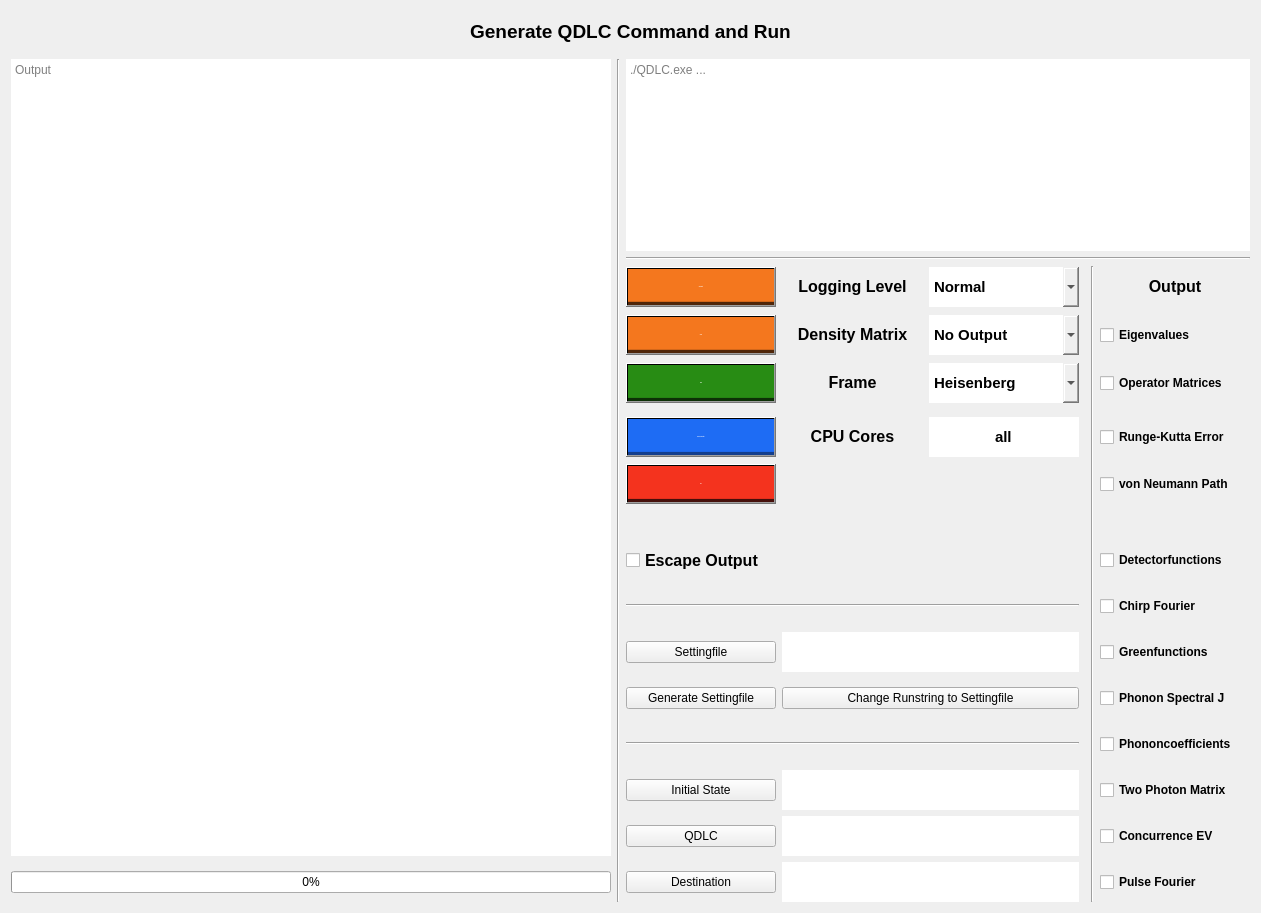
      <widget class="QWidget" name="tab_generate">
       <attribute name="title">
        <string>Generate and Run</string>
       </attribute>
       <layout class="QGridLayout" name="gridLayout_10">
        <item row="21" column="0">
         <widget class="QProgressBar" name="progressBar">
          <property name="value">
           <number>0</number>
          </property>
         </widget>
        </item>
        <item row="19" column="3" colspan="2">
         <widget class="QLineEdit" name="textinput_initial_state">
          <property name="minimumSize">
           <size>
            <width>140</width>
            <height>40</height>
           </size>
          </property>
          <property name="font">
           <font>
            <pointsize>11</pointsize>
            <bold>true</bold>
           </font>
          </property>
          <property name="styleSheet">
           <string notr="true">border-left-width: 0px; border-top-left-radius: 0px; border-bottom-left-radius: 0px;</string>
          </property>
          <property name="text">
           <string/>
          </property>
          <property name="frame">
           <bool>true</bool>
          </property>
          <property name="alignment">
           <set>Qt::AlignCenter</set>
          </property>
         </widget>
        </item>
        <item row="17" column="2">
         <widget class="QPushButton" name="button_generate_setting_file">
          <property name="text">
           <string>Generate Settingfile</string>
          </property>
         </widget>
        </item>
        <item row="0" column="0" colspan="8">
         <widget class="QLabel" name="label_58">
          <property name="minimumSize">
           <size>
            <width>142</width>
            <height>42</height>
           </size>
          </property>
          <property name="frameShape">
           <enum>QFrame::NoFrame</enum>
          </property>
          <property name="frameShadow">
           <enum>QFrame::Plain</enum>
          </property>
          <property name="text">
           <string>&lt;html&gt;&lt;head/&gt;&lt;body&gt;&lt;p align=&quot;center&quot;&gt;&lt;span style=&quot; font-size:14pt; font-weight:700;&quot;&gt;Generate QDLC Command and Run&lt;/span&gt;&lt;/p&gt;&lt;/body&gt;&lt;/html&gt;</string>
          </property>
         </widget>
        </item>
        <item row="3" column="4">
         <widget class="QComboBox" name="input_logginglevel">
          <property name="minimumSize">
           <size>
            <width>150</width>
            <height>40</height>
           </size>
          </property>
          <property name="font">
           <font>
            <pointsize>11</pointsize>
            <bold>true</bold>
           </font>
          </property>
          <property name="focusPolicy">
           <enum>Qt::WheelFocus</enum>
          </property>
          <property name="styleSheet">
           <string notr="true">border-left-width: 0px; border-top-left-radius: 0px; border-bottom-left-radius: 0px;</string>
          </property>
          <item>
           <property name="text">
            <string>Normal</string>
           </property>
          </item>
          <item>
           <property name="text">
            <string>Additional</string>
           </property>
          </item>
          <item>
           <property name="text">
            <string>Verbose</string>
           </property>
          </item>
         </widget>
        </item>
        <item row="19" column="7">
         <widget class="QCheckBox" name="input_add_output_tpm">
          <property name="minimumSize">
           <size>
            <width>150</width>
            <height>40</height>
           </size>
          </property>
          <property name="font">
           <font>
            <bold>true</bold>
           </font>
          </property>
          <property name="statusTip">
           <string/>
          </property>
          <property name="text">
           <string>Two Photon Matrix</string>
          </property>
          <property name="checked">
           <bool>false</bool>
          </property>
         </widget>
        </item>
        <item row="18" column="2" colspan="3">
         <widget class="Line" name="line_17">
          <property name="orientation">
           <enum>Qt::Horizontal</enum>
          </property>
         </widget>
        </item>
        <item row="17" column="3" colspan="2">
         <widget class="QPushButton" name="button_change_rungstring_to_settingfile">
          <property name="text">
           <string>Change Runstring to Settingfile</string>
          </property>
         </widget>
        </item>
        <item row="21" column="3" colspan="2">
         <widget class="QLineEdit" name="textinput_file_destination">
          <property name="minimumSize">
           <size>
            <width>140</width>
            <height>40</height>
           </size>
          </property>
          <property name="font">
           <font>
            <pointsize>11</pointsize>
            <bold>true</bold>
           </font>
          </property>
          <property name="styleSheet">
           <string notr="true">border-left-width: 0px; border-top-left-radius: 0px; border-bottom-left-radius: 0px;</string>
          </property>
          <property name="text">
           <string/>
          </property>
          <property name="frame">
           <bool>true</bool>
          </property>
          <property name="alignment">
           <set>Qt::AlignRight|Qt::AlignTrailing|Qt::AlignVCenter</set>
          </property>
         </widget>
        </item>
        <item row="1" column="0" rowspan="20">
         <widget class="QTextBrowser" name="text_output_program_main">
          <property name="minimumSize">
           <size>
            <width>600</width>
            <height>0</height>
           </size>
          </property>
          <property name="frameShape">
           <enum>QFrame::NoFrame</enum>
          </property>
          <property name="lineWrapMode">
           <enum>QTextEdit::NoWrap</enum>
          </property>
          <property name="placeholderText">
           <string>Output</string>
          </property>
         </widget>
        </item>
        <item row="3" column="3">
         <widget class="QLabel" name="label_62">
          <property name="minimumSize">
           <size>
            <width>141</width>
            <height>42</height>
           </size>
          </property>
          <property name="styleSheet">
           <string notr="true">border-top-right-radius: 0px; border-bottom-right-radius: 0px; border-right-width: 0px</string>
          </property>
          <property name="text">
           <string>&lt;html&gt;&lt;head/&gt;&lt;body&gt;&lt;p align=&quot;center&quot;&gt;&lt;span style=&quot; font-size:12pt; font-weight:700;&quot;&gt;Logging Level&lt;/span&gt;&lt;/p&gt;&lt;/body&gt;&lt;/html&gt;</string>
          </property>
         </widget>
        </item>
        <item row="2" column="2" colspan="6">
         <widget class="Line" name="line_10">
          <property name="orientation">
           <enum>Qt::Horizontal</enum>
          </property>
         </widget>
        </item>
        <item row="15" column="2" colspan="3">
         <widget class="Line" name="line_16">
          <property name="orientation">
           <enum>Qt::Horizontal</enum>
          </property>
         </widget>
        </item>
        <item row="3" column="7">
         <widget class="QLabel" name="label_60">
          <property name="minimumSize">
           <size>
            <width>142</width>
            <height>42</height>
           </size>
          </property>
          <property name="text">
           <string>&lt;html&gt;&lt;head/&gt;&lt;body&gt;&lt;p align=&quot;center&quot;&gt;&lt;span style=&quot; font-size:12pt; font-weight:700;&quot;&gt;Output&lt;/span&gt;&lt;/p&gt;&lt;/body&gt;&lt;/html&gt;</string>
          </property>
         </widget>
        </item>
        <item row="21" column="2">
         <widget class="QPushButton" name="input_destination">
          <property name="text">
           <string>Destination</string>
          </property>
         </widget>
        </item>
        <item row="1" column="1" rowspan="21">
         <widget class="Line" name="line_4">
          <property name="orientation">
           <enum>Qt::Vertical</enum>
          </property>
         </widget>
        </item>
        <item row="20" column="7">
         <widget class="QCheckBox" name="input_add_output_concurrence_eigs">
          <property name="minimumSize">
           <size>
            <width>150</width>
            <height>40</height>
           </size>
          </property>
          <property name="font">
           <font>
            <bold>true</bold>
           </font>
          </property>
          <property name="statusTip">
           <string/>
          </property>
          <property name="text">
           <string>Concurrence EV</string>
          </property>
          <property name="checked">
           <bool>false</bool>
          </property>
         </widget>
        </item>
        <item row="17" column="7">
         <widget class="QCheckBox" name="input_add_output_phononj">
          <property name="minimumSize">
           <size>
            <width>150</width>
            <height>40</height>
           </size>
          </property>
          <property name="font">
           <font>
            <bold>true</bold>
           </font>
          </property>
          <property name="statusTip">
           <string/>
          </property>
          <property name="text">
           <string>Phonon Spectral J</string>
          </property>
          <property name="checked">
           <bool>false</bool>
          </property>
         </widget>
        </item>
        <item row="16" column="7">
         <widget class="QCheckBox" name="input_add_output_greenf">
          <property name="minimumSize">
           <size>
            <width>150</width>
            <height>40</height>
           </size>
          </property>
          <property name="font">
           <font>
            <bold>true</bold>
           </font>
          </property>
          <property name="statusTip">
           <string/>
          </property>
          <property name="text">
           <string>Greenfunctions</string>
          </property>
          <property name="checked">
           <bool>false</bool>
          </property>
         </widget>
        </item>
        <item row="20" column="3" colspan="2">
         <widget class="QLineEdit" name="textinput_file_qdlc">
          <property name="minimumSize">
           <size>
            <width>140</width>
            <height>40</height>
           </size>
          </property>
          <property name="font">
           <font>
            <pointsize>11</pointsize>
            <bold>true</bold>
           </font>
          </property>
          <property name="styleSheet">
           <string notr="true">border-left-width: 0px; border-top-left-radius: 0px; border-bottom-left-radius: 0px;</string>
          </property>
          <property name="text">
           <string/>
          </property>
          <property name="frame">
           <bool>true</bool>
          </property>
          <property name="alignment">
           <set>Qt::AlignRight|Qt::AlignTrailing|Qt::AlignVCenter</set>
          </property>
         </widget>
        </item>
        <item row="8" column="2">
         <widget class="QPushButton" name="button_run_kill">
          <property name="enabled">
           <bool>true</bool>
          </property>
          <property name="minimumSize">
           <size>
            <width>140</width>
            <height>40</height>
           </size>
          </property>
          <property name="font">
           <font>
            <pointsize>-1</pointsize>
            <bold>true</bold>
           </font>
          </property>
          <property name="styleSheet">
           <string notr="true">QPushButton {background-color: qlineargradient( x1:0 y1:0, x2:0 y2:1, stop:0.9 #f4331e, stop:0.91 #450f0a); color: #ffffff;}
QPushButton::hover {background-color: qlineargradient( x1:0 y1:0, x2:0 y2:1, stop:0.9 #a62214, stop:0.91 #450f0a); color: #ffffff;}</string>
          </property>
          <property name="text">
           <string>Kill</string>
          </property>
          <property name="checkable">
           <bool>false</bool>
          </property>
          <property name="checked">
           <bool>false</bool>
          </property>
         </widget>
        </item>
        <item row="19" column="2">
         <widget class="QPushButton" name="input_initial_state">
          <property name="text">
           <string>Initial State</string>
          </property>
         </widget>
        </item>
        <item row="1" column="2" colspan="6">
         <widget class="QTextBrowser" name="text_output_program_qdlc_command">
          <property name="frameShape">
           <enum>QFrame::NoFrame</enum>
          </property>
          <property name="readOnly">
           <bool>false</bool>
          </property>
          <property name="placeholderText">
           <string>./QDLC.exe ...</string>
          </property>
         </widget>
        </item>
        <item row="16" column="2">
         <widget class="QPushButton" name="button_set_setting_file_path">
          <property name="text">
           <string>Settingfile</string>
          </property>
         </widget>
        </item>
        <item row="20" column="2">
         <widget class="QPushButton" name="input_path_to_qdlc">
          <property name="text">
           <string>QDLC</string>
          </property>
         </widget>
        </item>
        <item row="7" column="2">
         <widget class="QPushButton" name="button_run_external">
          <property name="enabled">
           <bool>true</bool>
          </property>
          <property name="minimumSize">
           <size>
            <width>140</width>
            <height>40</height>
           </size>
          </property>
          <property name="font">
           <font>
            <pointsize>-1</pointsize>
            <bold>true</bold>
           </font>
          </property>
          <property name="styleSheet">
           <string notr="true">QPushButton {background-color: qlineargradient( x1:0 y1:0, x2:0 y2:1, stop:0.9 #1e6cf4, stop:0.91 #133e8d); color: #ffffff;}
QPushButton::hover {background-color: qlineargradient( x1:0 y1:0, x2:0 y2:1, stop:0.9 #5d94f5, stop:0.91 #133e8d); color: #ffffff;}</string>
          </property>
          <property name="text">
           <string>Run on Noctua</string>
          </property>
          <property name="checkable">
           <bool>false</bool>
          </property>
          <property name="checked">
           <bool>false</bool>
          </property>
         </widget>
        </item>
        <item row="3" column="2">
         <widget class="QPushButton" name="button_generate_run">
          <property name="enabled">
           <bool>true</bool>
          </property>
          <property name="minimumSize">
           <size>
            <width>140</width>
            <height>40</height>
           </size>
          </property>
          <property name="font">
           <font>
            <pointsize>-1</pointsize>
            <bold>true</bold>
           </font>
          </property>
          <property name="styleSheet">
           <string notr="true">QPushButton {background-color: qlineargradient( x1:0 y1:0, x2:0 y2:1, stop:0.9 #f4771e, stop:0.91 #4f2609); color: #ffffff;}
QPushButton::hover {background-color: qlineargradient( x1:0 y1:0, x2:0 y2:1, stop:0.9 #f7954f, stop:0.91 #4f2609); color: #ffffff;}</string>
          </property>
          <property name="text">
           <string>Generate</string>
          </property>
          <property name="checkable">
           <bool>false</bool>
          </property>
          <property name="checked">
           <bool>false</bool>
          </property>
         </widget>
        </item>
        <item row="16" column="3" colspan="2">
         <widget class="QLineEdit" name="textinput_path_to_settingfile">
          <property name="minimumSize">
           <size>
            <width>140</width>
            <height>40</height>
           </size>
          </property>
          <property name="font">
           <font>
            <pointsize>11</pointsize>
            <bold>true</bold>
           </font>
          </property>
          <property name="styleSheet">
           <string notr="true">border-left-width: 0px; border-top-left-radius: 0px; border-bottom-left-radius: 0px;</string>
          </property>
          <property name="text">
           <string/>
          </property>
          <property name="frame">
           <bool>true</bool>
          </property>
          <property name="alignment">
           <set>Qt::AlignCenter</set>
          </property>
         </widget>
        </item>
        <item row="5" column="2">
         <widget class="QPushButton" name="button_run_program">
          <property name="enabled">
           <bool>true</bool>
          </property>
          <property name="minimumSize">
           <size>
            <width>140</width>
            <height>40</height>
           </size>
          </property>
          <property name="font">
           <font>
            <pointsize>-1</pointsize>
            <bold>true</bold>
           </font>
          </property>
          <property name="styleSheet">
           <string notr="true">QPushButton {background-color: qlineargradient( x1:0 y1:0, x2:0 y2:1, stop:0.9 #288c14, stop:0.91 #0d3006); color: #ffffff;}
QPushButton::hover {background-color: qlineargradient( x1:0 y1:0, x2:0 y2:1, stop:0.9 #55ba41, stop:0.91 #0d3006); color: #ffffff;}</string>
          </property>
          <property name="text">
           <string>Run</string>
          </property>
          <property name="checkable">
           <bool>false</bool>
          </property>
          <property name="checked">
           <bool>false</bool>
          </property>
         </widget>
        </item>
        <item row="18" column="7">
         <widget class="QCheckBox" name="input_add_output_phononcoeffs">
          <property name="minimumSize">
           <size>
            <width>150</width>
            <height>40</height>
           </size>
          </property>
          <property name="font">
           <font>
            <bold>true</bold>
           </font>
          </property>
          <property name="statusTip">
           <string/>
          </property>
          <property name="text">
           <string>Phononcoefficients</string>
          </property>
          <property name="checked">
           <bool>false</bool>
          </property>
         </widget>
        </item>
        <item row="4" column="2">
         <widget class="QPushButton" name="button_generate_copy">
          <property name="enabled">
           <bool>true</bool>
          </property>
          <property name="minimumSize">
           <size>
            <width>140</width>
            <height>40</height>
           </size>
          </property>
          <property name="font">
           <font>
            <pointsize>-1</pointsize>
            <bold>true</bold>
           </font>
          </property>
          <property name="styleSheet">
           <string notr="true">QPushButton {background-color: qlineargradient( x1:0 y1:0, x2:0 y2:1, stop:0.9 #f4771e, stop:0.91 #4f2609); color: #ffffff;}
QPushButton::hover {background-color: qlineargradient( x1:0 y1:0, x2:0 y2:1, stop:0.9 #f7954f, stop:0.91 #4f2609); color: #ffffff;}</string>
          </property>
          <property name="text">
           <string>Copy</string>
          </property>
          <property name="checkable">
           <bool>false</bool>
          </property>
          <property name="checked">
           <bool>false</bool>
          </property>
         </widget>
        </item>
        <item row="4" column="3">
         <widget class="QLabel" name="label_63">
          <property name="minimumSize">
           <size>
            <width>141</width>
            <height>42</height>
           </size>
          </property>
          <property name="styleSheet">
           <string notr="true">border-top-right-radius: 0px; border-bottom-right-radius: 0px; border-right-width: 0px</string>
          </property>
          <property name="text">
           <string>&lt;html&gt;&lt;head/&gt;&lt;body&gt;&lt;p align=&quot;center&quot;&gt;&lt;span style=&quot; font-size:12pt; font-weight:700;&quot;&gt;Density Matrix&lt;/span&gt;&lt;/p&gt;&lt;/body&gt;&lt;/html&gt;</string>
          </property>
         </widget>
        </item>
        <item row="4" column="4">
         <widget class="QComboBox" name="input_dm_mode">
          <property name="minimumSize">
           <size>
            <width>150</width>
            <height>40</height>
           </size>
          </property>
          <property name="font">
           <font>
            <pointsize>11</pointsize>
            <bold>true</bold>
           </font>
          </property>
          <property name="focusPolicy">
           <enum>Qt::WheelFocus</enum>
          </property>
          <property name="styleSheet">
           <string notr="true">border-left-width: 0px; border-top-left-radius: 0px; border-bottom-right-radius: 0px; border-bottom-left-radius: 0px;</string>
          </property>
          <property name="frame">
           <bool>true</bool>
          </property>
          <item>
           <property name="text">
            <string>No Output</string>
           </property>
          </item>
          <item>
           <property name="text">
            <string>Diagonal Elements</string>
           </property>
          </item>
          <item>
           <property name="text">
            <string>Full Matrix</string>
           </property>
          </item>
         </widget>
        </item>
        <item row="5" column="4">
         <widget class="QComboBox" name="input_dm_frame">
          <property name="minimumSize">
           <size>
            <width>150</width>
            <height>40</height>
           </size>
          </property>
          <property name="font">
           <font>
            <pointsize>11</pointsize>
            <bold>true</bold>
           </font>
          </property>
          <property name="focusPolicy">
           <enum>Qt::WheelFocus</enum>
          </property>
          <property name="styleSheet">
           <string notr="true">border-left-width: 0px; border-top-left-radius: 0px; border-top-right-radius: 0px; border-bottom-left-radius: 0px; border-top-width: 0px;</string>
          </property>
          <property name="frame">
           <bool>true</bool>
          </property>
          <item>
           <property name="text">
            <string>Heisenberg</string>
           </property>
          </item>
          <item>
           <property name="text">
            <string>Schrödinger</string>
           </property>
          </item>
         </widget>
        </item>
        <item row="5" column="3">
         <widget class="QLabel" name="label_64">
          <property name="minimumSize">
           <size>
            <width>141</width>
            <height>42</height>
           </size>
          </property>
          <property name="styleSheet">
           <string notr="true">border-top-right-radius: 0px; border-bottom-right-radius: 0px; border-right-width: 0px</string>
          </property>
          <property name="text">
           <string>&lt;html&gt;&lt;head/&gt;&lt;body&gt;&lt;p align=&quot;center&quot;&gt;&lt;span style=&quot; font-size:12pt; font-weight:700;&quot;&gt;Frame&lt;/span&gt;&lt;/p&gt;&lt;/body&gt;&lt;/html&gt;</string>
          </property>
         </widget>
        </item>
        <item row="7" column="3">
         <widget class="QLabel" name="label_61">
          <property name="minimumSize">
           <size>
            <width>141</width>
            <height>42</height>
           </size>
          </property>
          <property name="styleSheet">
           <string notr="true">border-top-right-radius: 0px; border-bottom-right-radius: 0px; border-right-width: 0px</string>
          </property>
          <property name="text">
           <string>&lt;html&gt;&lt;head/&gt;&lt;body&gt;&lt;p align=&quot;center&quot;&gt;&lt;span style=&quot; font-size:12pt; font-weight:700;&quot;&gt;CPU Cores&lt;/span&gt;&lt;/p&gt;&lt;/body&gt;&lt;/html&gt;</string>
          </property>
         </widget>
        </item>
        <item row="7" column="4">
         <widget class="QLineEdit" name="textinput_cpucores">
          <property name="minimumSize">
           <size>
            <width>140</width>
            <height>40</height>
           </size>
          </property>
          <property name="font">
           <font>
            <pointsize>11</pointsize>
            <bold>true</bold>
           </font>
          </property>
          <property name="styleSheet">
           <string notr="true">border-left-width: 0px; border-top-left-radius: 0px; border-bottom-left-radius: 0px;</string>
          </property>
          <property name="text">
           <string>all</string>
          </property>
          <property name="frame">
           <bool>true</bool>
          </property>
          <property name="alignment">
           <set>Qt::AlignCenter</set>
          </property>
         </widget>
        </item>
        <item row="4" column="7">
         <widget class="QCheckBox" name="input_add_output_eigenvalues">
          <property name="minimumSize">
           <size>
            <width>150</width>
            <height>40</height>
           </size>
          </property>
          <property name="font">
           <font>
            <bold>true</bold>
           </font>
          </property>
          <property name="statusTip">
           <string/>
          </property>
          <property name="text">
           <string>Eigenvalues</string>
          </property>
          <property name="checked">
           <bool>false</bool>
          </property>
         </widget>
        </item>
        <item row="5" column="7">
         <widget class="QCheckBox" name="input_add_output_operators">
          <property name="minimumSize">
           <size>
            <width>150</width>
            <height>40</height>
           </size>
          </property>
          <property name="font">
           <font>
            <bold>true</bold>
           </font>
          </property>
          <property name="statusTip">
           <string>Note: Logging Level has to be at least L2</string>
          </property>
          <property name="text">
           <string>Operator Matrices</string>
          </property>
          <property name="checked">
           <bool>false</bool>
          </property>
         </widget>
        </item>
        <item row="7" column="7">
         <widget class="QCheckBox" name="input_add_output_rkerror">
          <property name="minimumSize">
           <size>
            <width>150</width>
            <height>40</height>
           </size>
          </property>
          <property name="font">
           <font>
            <bold>true</bold>
           </font>
          </property>
          <property name="statusTip">
           <string/>
          </property>
          <property name="text">
           <string>Runge-Kutta Error</string>
          </property>
          <property name="checked">
           <bool>false</bool>
          </property>
         </widget>
        </item>
        <item row="8" column="7">
         <widget class="QCheckBox" name="input_add_output_vonneumannpath">
          <property name="minimumSize">
           <size>
            <width>150</width>
            <height>40</height>
           </size>
          </property>
          <property name="font">
           <font>
            <bold>true</bold>
           </font>
          </property>
          <property name="statusTip">
           <string/>
          </property>
          <property name="text">
           <string>von Neumann Path</string>
          </property>
          <property name="checked">
           <bool>false</bool>
          </property>
         </widget>
        </item>
        <item row="14" column="7">
         <widget class="QCheckBox" name="input_add_output_detecotrtrafo">
          <property name="minimumSize">
           <size>
            <width>150</width>
            <height>40</height>
           </size>
          </property>
          <property name="font">
           <font>
            <bold>true</bold>
           </font>
          </property>
          <property name="statusTip">
           <string/>
          </property>
          <property name="text">
           <string>Detectorfunctions</string>
          </property>
          <property name="checked">
           <bool>false</bool>
          </property>
         </widget>
        </item>
        <item row="21" column="7">
         <widget class="QCheckBox" name="input_add_output_pulse_fourier">
          <property name="minimumSize">
           <size>
            <width>150</width>
            <height>40</height>
           </size>
          </property>
          <property name="font">
           <font>
            <bold>true</bold>
           </font>
          </property>
          <property name="statusTip">
           <string/>
          </property>
          <property name="text">
           <string>Pulse Fourier</string>
          </property>
          <property name="checked">
           <bool>false</bool>
          </property>
         </widget>
        </item>
        <item row="15" column="7">
         <widget class="QCheckBox" name="input_add_output_chirp_fourier">
          <property name="minimumSize">
           <size>
            <width>150</width>
            <height>40</height>
           </size>
          </property>
          <property name="font">
           <font>
            <bold>true</bold>
           </font>
          </property>
          <property name="statusTip">
           <string/>
          </property>
          <property name="text">
           <string>Chirp Fourier</string>
          </property>
          <property name="checked">
           <bool>false</bool>
          </property>
         </widget>
        </item>
        <item row="14" column="2">
         <widget class="QCheckBox" name="input_escape_output_command">
          <property name="minimumSize">
           <size>
            <width>150</width>
            <height>40</height>
           </size>
          </property>
          <property name="font">
           <font>
            <pointsize>12</pointsize>
            <bold>true</bold>
           </font>
          </property>
          <property name="statusTip">
           <string/>
          </property>
          <property name="text">
           <string>Escape Output</string>
          </property>
          <property name="checked">
           <bool>false</bool>
          </property>
         </widget>
        </item>
        <item row="3" column="6" rowspan="19">
         <widget class="Line" name="line_5">
          <property name="orientation">
           <enum>Qt::Vertical</enum>
          </property>
         </widget>
        </item>
       </layout>
      </widget>
